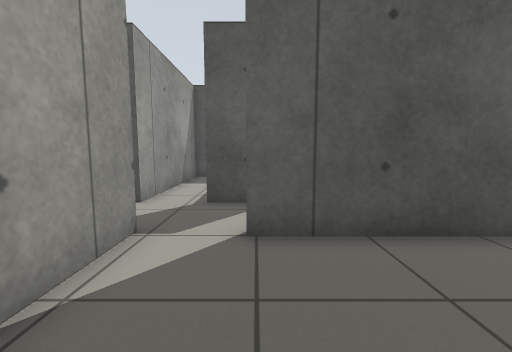
view 1 (above)

16 first-person views from a walk through a robot-simulator world made for Gazebo. The camera is 0.78 m above the floor, tilts 6° down and sees 90° across. The floor is counted in squares, 0.5 m on a side. Each view is taken from the middle of a square. On the plan, view 1 faces up. The plan holds only what a view shows up to about 14 squares ahead; the rest is blank.

view 2
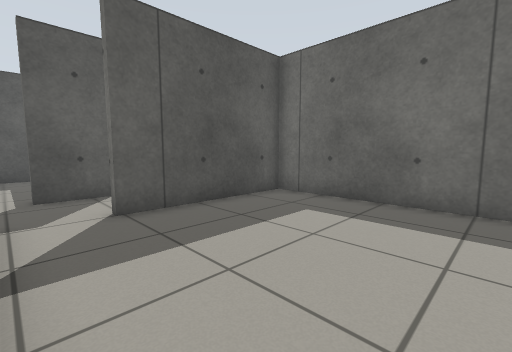

view 3
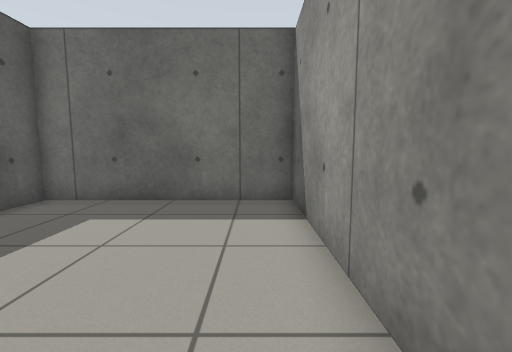

view 4
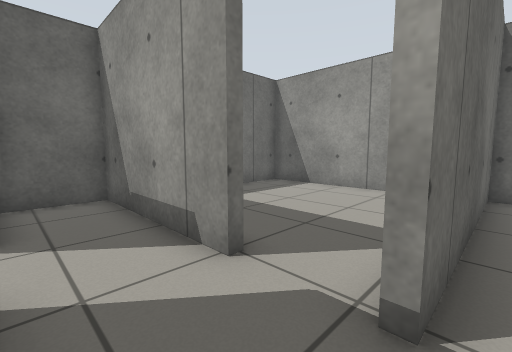

view 5
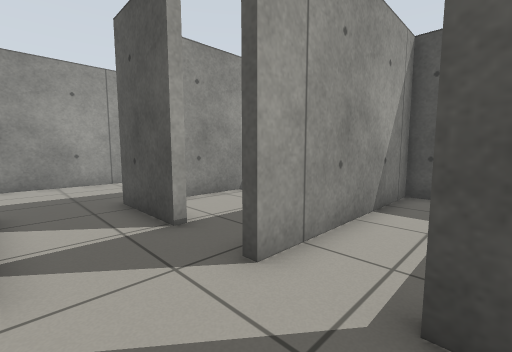

view 6
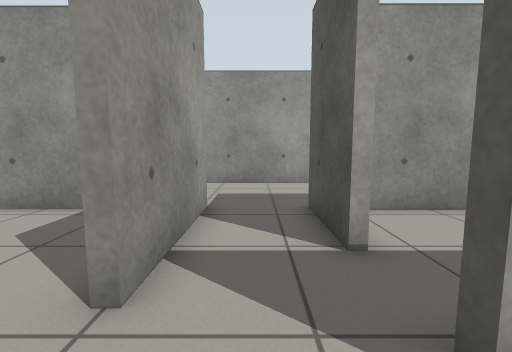

view 7
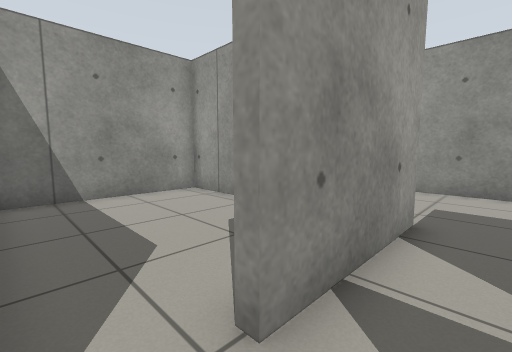

view 8
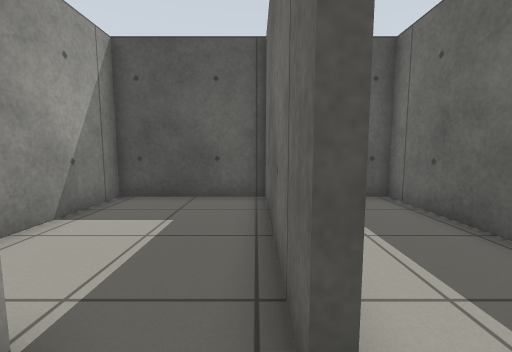

view 9
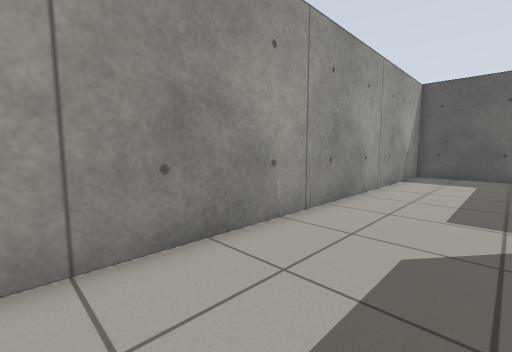

view 10
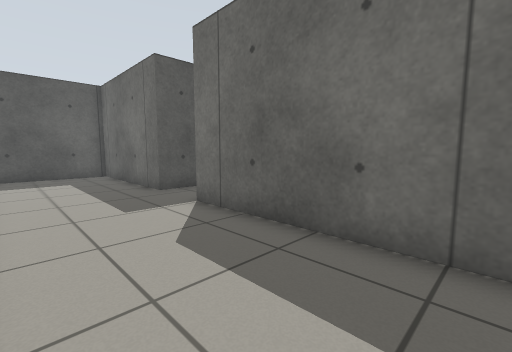

view 11
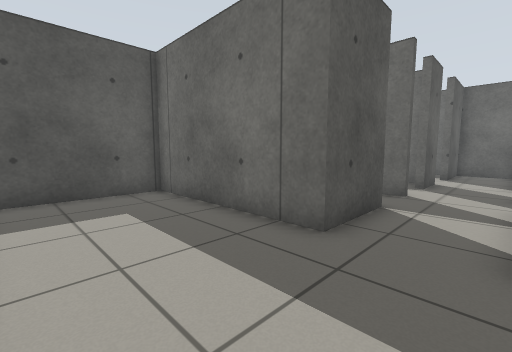

view 12
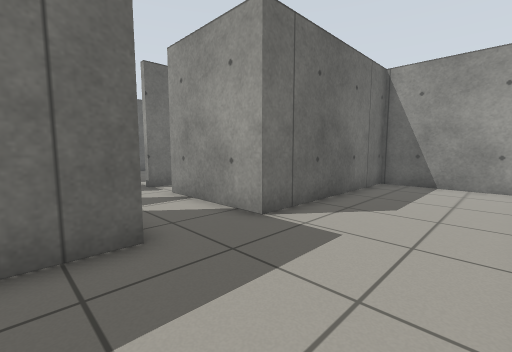

view 13
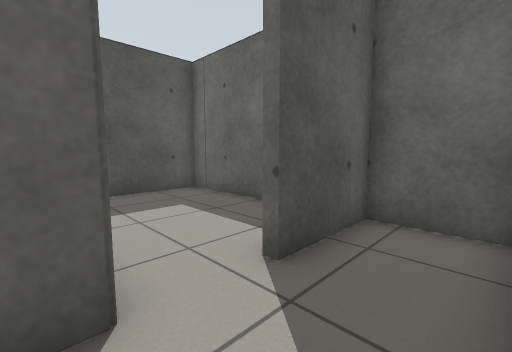

view 14
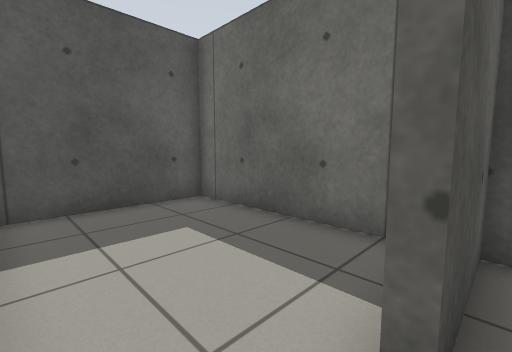

view 15
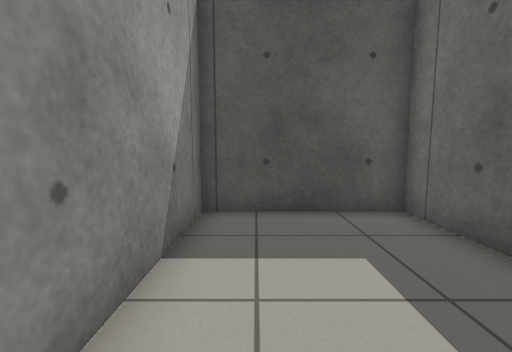

view 16
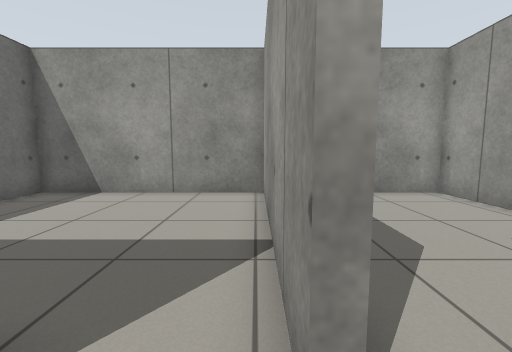

### Floor plan
Points are (right, up) in squares from view 1. A wall is a line through its corners. A room is listed if a view was taken in it or the views show most of it. See-through windows are left out.
Room 1 (views 1, 2, 3)
walls: (-2.3, 3.4) (-2.3, -2.9); (-2.4, -3.1) (5.7, -3.1) (5.7, 4.4) (-0.2, 4.4)
ways out: opening at (-1.5, 4) to room 2
Room 2 (views 4, 5, 6, 7, 8, 9, 10, 11, 12, 13, 16)
walls: (-5.7, 7.4) (-8.9, 7.4) (-8.9, 14.3) (-13.7, 14.3) (-13.7, -2.1); (-2.3, 4.9) (-2.3, 3.4); (-2.6, 3.4) (-2.6, 4.9); (0.8, 7.4) (-1.4, 7.4) (-1.4, 7.7); (0.3, 10.1) (0.3, 14.3) (-3.4, 14.3) (-3.4, 7.4); (-13.1, -3.1) (-8.9, -3.1) (-8.9, 4.7) (-4.4, 4.7) (-4.4, 4.2)
ways out: opening at (-1.5, 4) to room 1; opening at (0, 5.5) to room 3; opening at (-4, 4) to room 5; opening at (-5, 7) to room 6
Room 3 (view 14)
walls: (-0.2, 4.7) (5.7, 4.7) (5.7, 7.2) (2.7, 7.2) (2.7, 7.6)
ways out: opening at (0, 5.5) to room 2; opening at (1.5, 7) to room 4
Room 4 (view 15)
walls: (5.7, 8.4) (5.7, 14.3) (0.6, 14.3) (0.6, 9.2)
ways out: opening at (1.5, 7) to room 3
Room 5 (no view inside)
walls: (-8.5, 1.5) (-8.5, -3.1) (-2.6, -3.1) (-2.6, 3.4)
ways out: opening at (-4, 4) to room 2
Room 6 (no view inside)
walls: (-3.7, 7.4) (-3.7, 14.3) (-8.5, 14.3) (-8.5, 8.9)
ways out: opening at (-5, 7) to room 2

Positions as (right, up) in squares from view 1, and headings:
1: (0, 0), facing up
2: (-2, -2), facing up-right
3: (-2, -2), facing right
4: (-3, 7), facing down-right
5: (-1, 5), facing up-left
6: (-2, 6), facing left
7: (-3, 6), facing down-left
8: (-4, 6), facing up
9: (-10, -2), facing up-left
10: (-13, -2), facing up-right
11: (-13, 5), facing up-right
12: (-13, 9), facing down-right
13: (0, 5), facing up-right
14: (1, 7), facing up-right
15: (2, 8), facing up
16: (-2, 6), facing down
